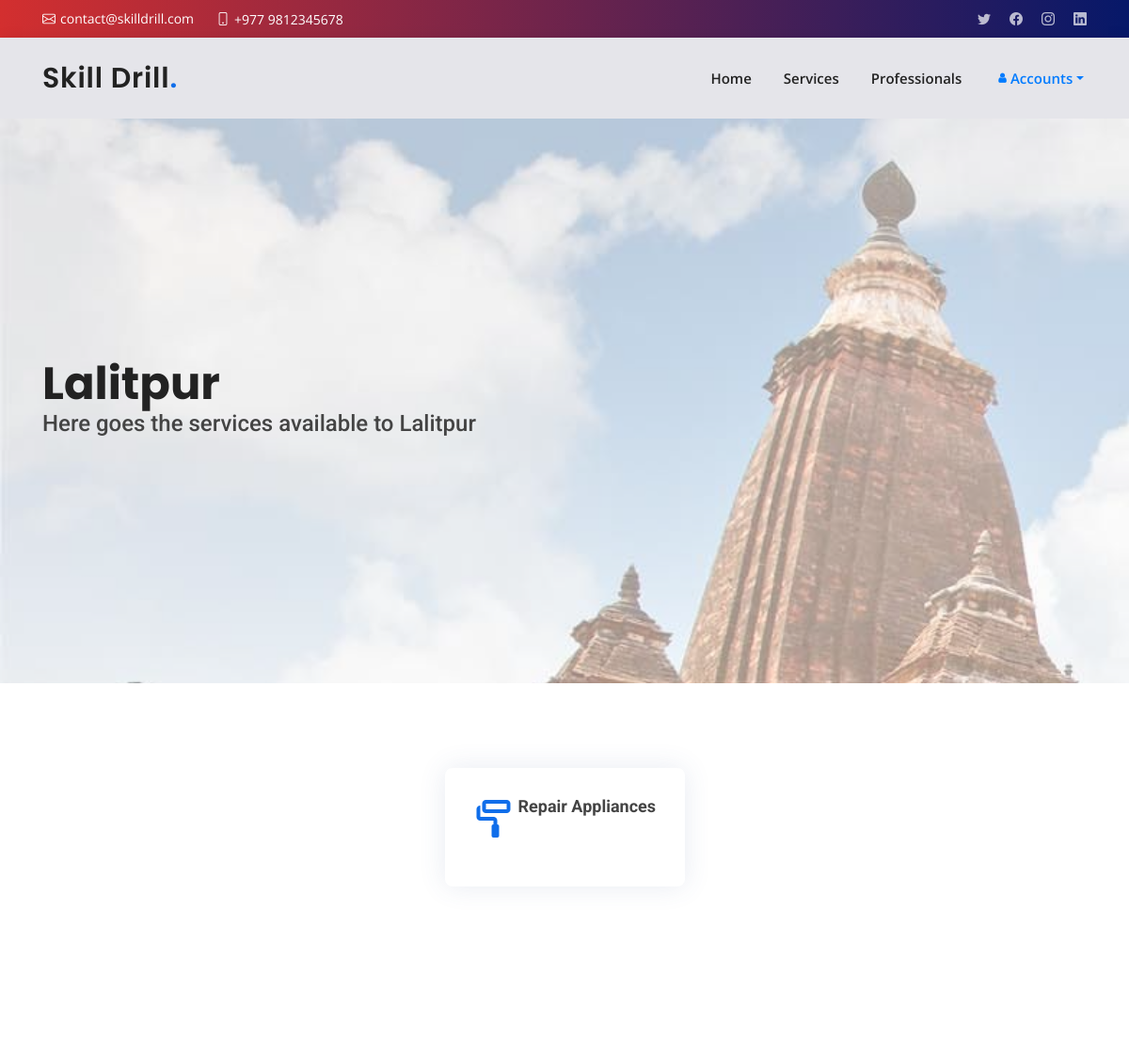
Before: /locations/Lalitpur (upper part) with the older database file.
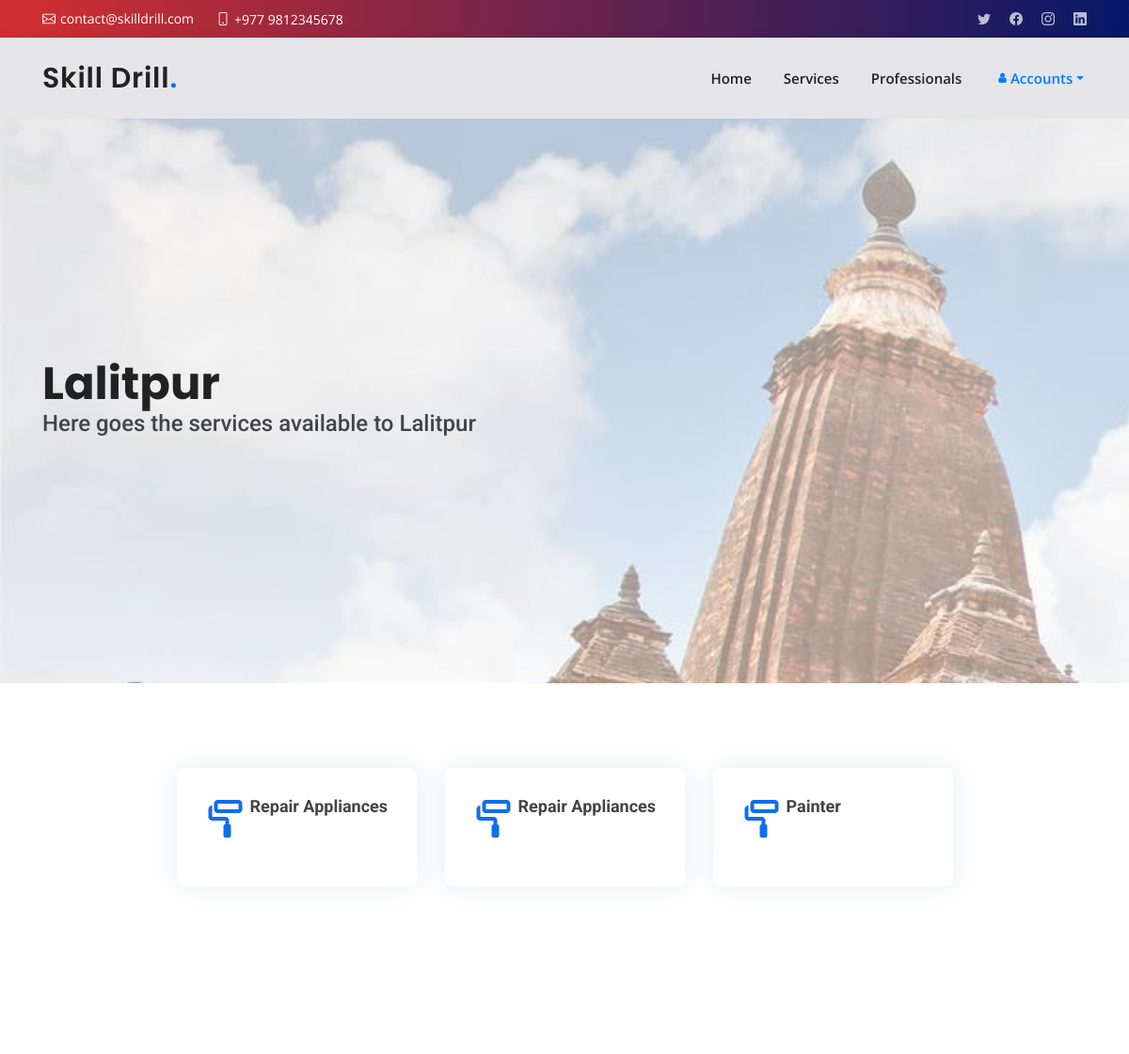
After: the same page with the newer database file.
### locations/models.py (models this page shows, shortened)
class Services(models.Model):
    category = models.ForeignKey(Category, null=True, on_delete=models.CASCADE, related_name="rel_cat")
    title = models.CharField(max_length=200)
    charge = models.IntegerField()
    time = models.IntegerField(null=True)
    description = models.CharField(max_length=2000, null=True)
    professional = models.CharField(max_length=100)  # Todo: Many to Many
    location = models.ManyToManyField(Location, related_name="services")

class Category(models.Model):
    category = models.CharField(max_length=200)
    manager = models.CharField(max_length=100)
    def __str__(self):
        return self.category

### locations/views.py (the view)
# urls.py: path('<str:location_name>', views.location, name="location"),
def location(request, location_name):  # service_id
    locations = Location.objects.get(location=location_name)
    category = Category.objects.all()
    return render(request, "locations/location.html", {
        "locations": locations, "services": locations.services.all(), "category": category
    })

### locations/templates/locations/location.html (shortened to what this page needs)
{% extends 'layout.html' %}
{% load static %}
{% block body %}
{% include 'servicesNavbar.html' %}
<section id="hero" class="d-flex align-items-center" style="background-image:url('{{ locations.cover.url }}')">
  <div class="container" data-aos="zoom-out" data-aos-delay="100">
    <h1>{{ locations.location }}</h1>
    <h4>Here goes the services available to {{ locations.location }}</h4>
  </div>
</section>
<section id="featured-services" class="featured-services">
  <div class="container rounded">
    <div class="row justify-content-center">
      {% for cats in services %}
        {% if cats.category %}
          <div class="col-md-6 col-lg-3 mb-5 mb-lg-0" type="button" data-toggle="modal" data-target=#modalCate>
            <div class="icon-box d-flex ">
              <div class="icon"><i class="bx bx-paint-roll"></i></div>
                <h4 class="title">{{ cats.category }}</h4>
            </div>
          </div>
        {% endif %}
      {% empty %}
      <h3>No Services Available in This Location Right Now.</h3>
      {% endfor %}
    </div>
  </div>
</section>
<section>
</section>
{% endblock %}

Changed rows visible on the page:
now on this page (row edited): Services: category "Repair Appliances"
now on this page (row edited): Services: category "Painter"
